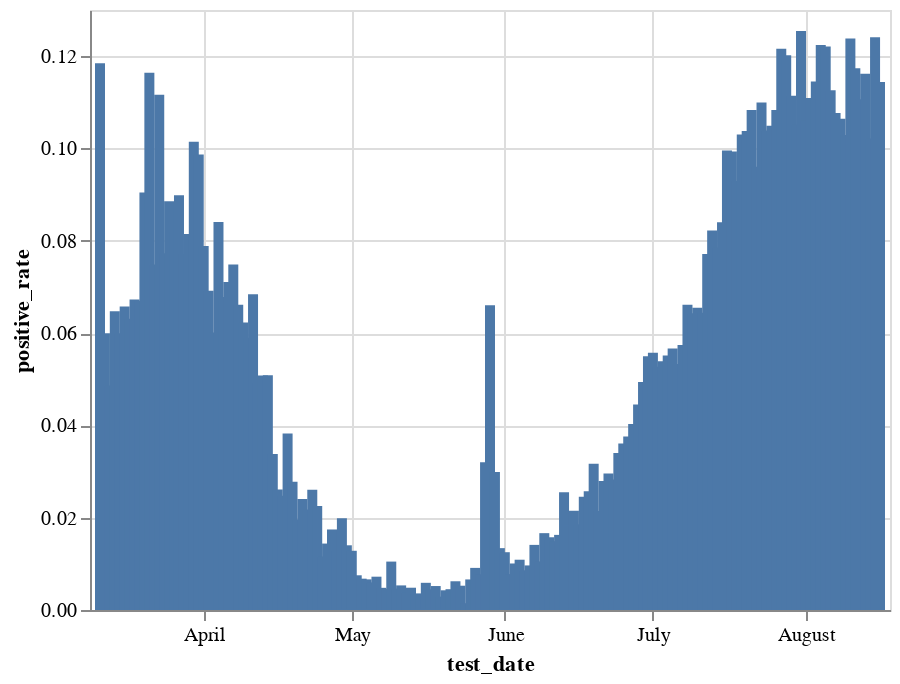

The cell this chart's notebook holds for it:
### Code cell
pr = (bdi[(bdi.test_date>'2020') & (bdi.test_date<'2021')&(bdi.corona_result.isin(['positive', 'negative'])) & (bdi.is_first_Test=='Yes')]
 .groupby(['test_date', 'corona_result']).size().unstack()
 .assign(positive_rate=lambda x: x.positive/(x.positive+x.negative)))

alt.Chart(pr.reset_index()).mark_bar().encode(
    x='test_date',
    y='positive_rate',
    tooltip=['test_date', 'positive_rate']
).interactive()

### Figure 1 — Vega-Lite specification as saved in the notebook (floating-point values rounded to 4 significant figures; data arrays with more than 128 entries replaced by an {"elided": "..."} marker saying what was removed)
{"config": {"view": {"continuousWidth": 400, "continuousHeight": 300}}, "data": {"name": "data-623e5cf24a3d3548e4295afb4bece3e5"}, "mark": "bar", "encoding": {"tooltip": [{"type": "temporal", "field": "test_date"}, {"type": "quantitative", "field": "positive_rate"}], "x": {"type": "temporal", "field": "test_date"}, "y": {"type": "quantitative", "field": "positive_rate"}}, "selection": {"selector014": {"type": "interval", "bind": "scales", "encodings": ["x", "y"]}}, "$schema": "https://vega.github.io/schema/vega-lite/v4.8.1.json", "datasets": {"data-623e5cf24a3d3548e4295afb4bece3e5": {"elided": "159 records"}}}
